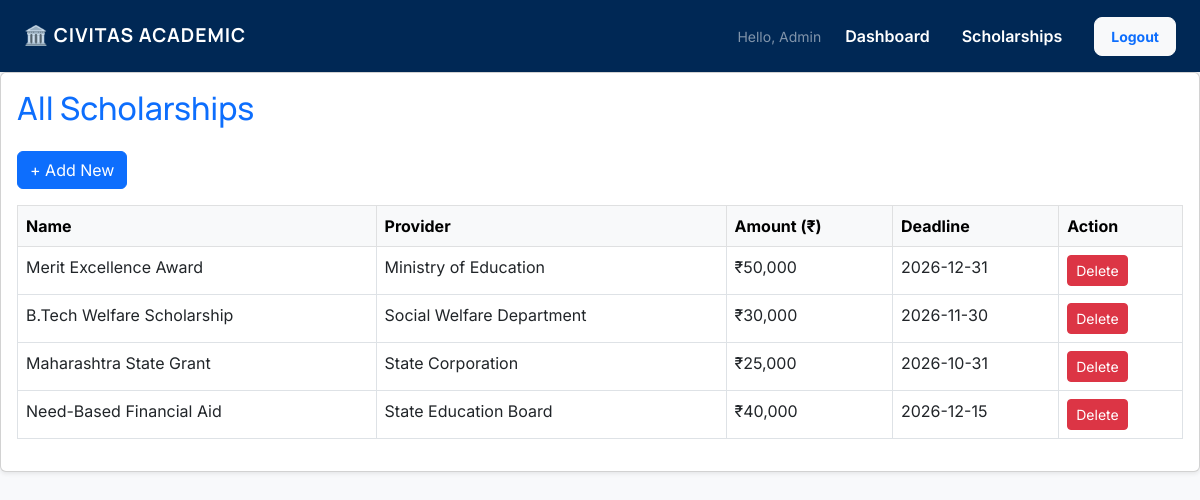
The page /admin/scholarships.php (signed in) on the database its author committed.
### tables this page shows
CREATE TABLE scholarships (
    id INT AUTO_INCREMENT PRIMARY KEY,
    name VARCHAR(150) NOT NULL,
    description TEXT,
    amount INT NOT NULL,
    provider VARCHAR(100),
    deadline DATE,
    created_at TIMESTAMP DEFAULT CURRENT_TIMESTAMP
);

### admin/scholarships.php (the view, shortened to what this page needs)
<?php
require_once '../config/db.php';
$result = $conn->query("SELECT * FROM scholarships ORDER BY created_at DESC");
$scholarships = [];
while ($row = $result->fetch_assoc()) {
    $scholarships[] = $row;
}
require_once '../includes/header.php';
?>
<div class="card shadow-sm">
    <div class="card-body">
        <h2 class="card-title text-primary mb-4">All Scholarships</h2>
        <a href="add_scholarship.php" class="btn btn-primary mb-3">+ Add New</a>
        <?php if (empty($scholarships)): ?>
            <div class="alert alert-info">No scholarships added yet.</div>
        <?php else: ?>
            <div class="table-responsive">
                <table class="table table-hover table-bordered">
                    <thead class="table-light">
                        <tr>
                            <th>Name</th>
                            <th>Provider</th>
                            <th>Amount (₹)</th>
                            <th>Deadline</th>
                            <th>Action</th>
                        </tr>
                    </thead>
                    <tbody>
                        <?php foreach ($scholarships as $s): ?>
                        <tr>
                            <td><?php echo htmlspecialchars($s['name']); ?></td>
                            <td><?php echo htmlspecialchars($s['provider']); ?></td>
                            <td>₹<?php echo number_format($s['amount']); ?></td>
                            <td><?php echo $s['deadline']; ?></td>
                            <td>
                                <a href="delete_scholarship.php?id=<?php echo $s['id']; ?>"
                                   class="btn btn-sm btn-danger"
                                   onclick="return confirm('Delete this scholarship?')">Delete</a>
                            </td>
                        </tr>
                        <?php endforeach; ?>
                    </tbody>
                </table>
            </div>
        <?php endif; ?>
    </div>
</div>
<?php require_once '../includes/footer.php'; ?>

### includes/header.php (shortened to what this page needs)
<?php
function getBasePath() {
    $current_dir = dirname($_SERVER['PHP_SELF']);
    $depth = substr_count($current_dir, '/') - substr_count('/scholarship_checker/Project', '/');
    return str_repeat('../', max(0, $depth - 1));
}
$base = getBasePath();
?>
<!DOCTYPE html>
<html lang="en">
<head>
    <link href="https://cdn.jsdelivr.net/npm/bootstrap@5.3.0/dist/css/bootstrap.min.css" rel="stylesheet">
    <link rel="stylesheet" href="https://cdn.jsdelivr.net/npm/bootstrap-icons@1.11.0/font/bootstrap-icons.css">
</head>
<body>
<?php
$current_page = basename($_SERVER['PHP_SELF']);
if ($current_page !== 'index.php' && $current_page !== 'register.php'):
?>
<nav class="navbar navbar-expand-lg navbar-light shadow-sm py-3" style="background-color: #002855;">
    <div class="container-fluid px-4">
        <a href="<?php echo $base; ?>index.php" class="navbar-brand mb-0 h1 fw-bold" style="letter-spacing: 0.05em; font-size: 1.2rem; color: white; text-decoration: none;">🏛️ CIVITAS ACADEMIC</a>
        <div class="collapse navbar-collapse justify-content-end" id="navbarContent">
            <ul class="navbar-nav align-items-lg-center">
                <?php if (isset($_SESSION['user_id'])): ?>
                    <li class="nav-item d-none d-lg-block me-3"><span class="text-white-50 small">Hello, <?php echo htmlspecialchars($_SESSION['name']); ?></span></li>
                    <?php if ($_SESSION['role'] === 'admin'): ?>
                        <li class="nav-item"><a class="nav-link text-white fw-semibold me-3" href="<?php echo $base; ?>admin/dashboard.php">Dashboard</a></li>
                        <li class="nav-item"><a class="nav-link text-white fw-semibold" href="<?php echo $base; ?>admin/scholarships.php">Scholarships</a></li>
                    <?php endif; ?>
                    <li class="nav-item ms-lg-4 mt-3 mt-lg-0">
                        <a class="btn btn-sm btn-light fw-bold px-3 py-2 text-primary" href="<?php echo $base; ?>logout.php" style="border-radius: 8px;">Logout</a>
                    </li>
                <?php endif; ?>
            </ul>
        </div>
    </div>
</nav>
<?php endif; ?>
<div class="container-fluid p-0">

### includes/footer.php (shortened to what this page needs)
</div>
</body>
</html>

### includes/header.php (style rules this page uses)
body { background-color: #f8f9fb; font-family: 'Inter', sans-serif; }
h1, h2, h3, h4, h5, h6, .navbar-brand { font-family: 'Manrope', sans-serif; }

### rows shown on the page
scholarships: name "Merit Excellence Award", provider "Ministry of Education", amount "50,000", deadline "2026-12-31"
scholarships: name "B.Tech Welfare Scholarship", provider "Social Welfare Department", amount "30,000", deadline "2026-11-30"
scholarships: name "Maharashtra State Grant", provider "State Corporation", amount "25,000", deadline "2026-10-31"
scholarships: name "Need-Based Financial Aid", provider "State Education Board", amount "40,000", deadline "2026-12-15"

### other values the page prints
$_SESSION['name'] "Admin"
